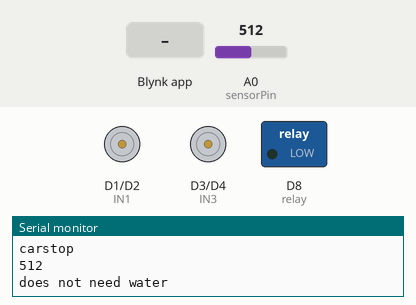
This sketch was run on a simulated ESP8266 (NodeMCU). On the bench: motor-driver pin pairs drawn as motors (green arrow = first pin HIGH = forward, orange = second pin HIGH = backward, longer = more drive, scaled by the enable pin), switched loads named in the sketch (green lamp = pin HIGH), the last lines printed to the serial monitor. Inputs (shaded band) come from the test bench; at power-on: A0 (sensorPin) = 512. WiFi joins after 1.5 s; servers stay silent unless stated.

Above: at 3.0 s.
3.1 s: Blynk app writes 1 to V0
6.6 s: A0 (sensorPin) set to 31
8.5 s: A0 (sensorPin) set to 27
At 10.5 s:
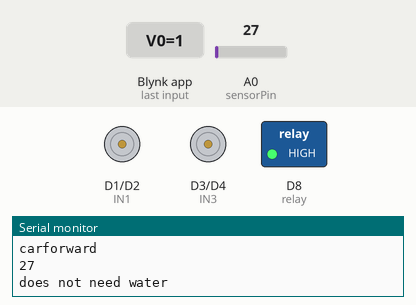
11.0 s: Blynk app writes 0 to V0
14.3 s: Blynk app writes 1 to V1
17.6 s: Blynk app writes 1 to V4
At 20.7 s:
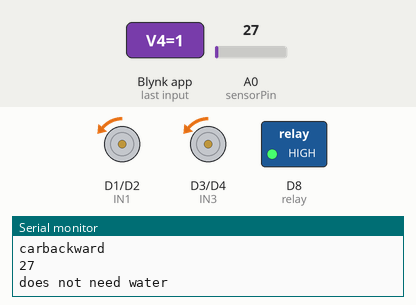
Timing chart, 0 to 21.9 s (numbered marks = the images above; inputs shaded):
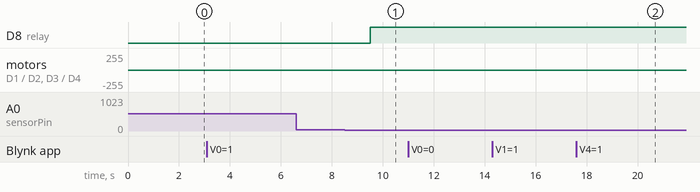

The sketch:

agricuture_car.ino
```cpp
#define BLYNK_TEMPLATE_ID "TMPL3q9sjY808"
#define BLYNK_TEMPLATE_NAME "agricuture robot"
#define BLYNK_AUTH_TOKEN "rfpYDx3MfF48x2kWXP4oz8dS8SfKARU7"

#define BLYNK_PRINT Serial
#include <ESP8266WiFi.h>
#include <BlynkSimpleEsp8266.h>

//Motor PINs
#define ENA               D0
#define IN1               D1
#define IN2               D2
#define IN3               D3
#define IN4               D4
#define ENB               D5
#define relay             D8
#define sensorPin         A0    //IR1 - D7

bool forward = 0;
bool backward = 0;
bool left = 0;
bool right = 0;
int Speed;


int sensorState;
int lastState=0;


char auth[] = "rfpYDx3MfF48x2kWXP4oz8dS8SfKARU7"; //Enter your Blynk application auth token
char ssid[] = "Salil OnePlus"; //Enter your WIFI name
char pass[] = "12345678"; //Enter your WIFI passowrd

// This function creates the timer object. It's part of Blynk library
BlynkTimer timer;

void setup() {
  Serial.begin(9600);
  pinMode(ENA, OUTPUT);
  pinMode(IN1, OUTPUT);
  pinMode(IN2, OUTPUT);
  pinMode(IN3, OUTPUT);
  pinMode(IN4, OUTPUT);
  pinMode(ENB, OUTPUT);
  pinMode(relay,OUTPUT);
  Blynk.begin(auth, ssid, pass);
  pinMode(sensorPin, INPUT);
  pinMode(relay, OUTPUT);
  digitalWrite(relay, HIGH);

}

BLYNK_WRITE(V0) {
  forward = param.asInt();
}

BLYNK_WRITE(V1) {
  backward = param.asInt();
}

BLYNK_WRITE(V2) {
  right = param.asInt();
}

BLYNK_WRITE(V3) {
  left = param.asInt();
}

BLYNK_WRITE(V4) {
  Speed = param.asInt();
}

void smartcar() {
  if (forward == 1) {
    carforward();
    Serial.println("carforward");
  } else if (backward == 1) {
    carbackward();
    Serial.println("carbackward");
  } else if (left == 1) {
    carturnleft();
    Serial.println("carfleft");
  } else if (right == 1) {
    carturnright();
    Serial.println("carright");
  } else if (forward == 0 && backward == 0 && left == 0 && right == 0) {
    carStop();
    Serial.println("carstop");
  }
}

void loop() {
  Blynk.run();
   sensorState = analogRead(sensorPin);
Serial.println(sensorState);

if (sensorState > 1000 && lastState == 0) {
  Serial.println("needs water, send notification");
  lastState = 1;
  delay(1000);
//send notification

  }
  else if (sensorState > 1000 && lastState == 1) {
  Serial.println("has not been watered yet");
  delay(1000);
  }
  else {
    //st
    Serial.println("does not need water");
    Blynk.virtualWrite(V6, sensorState);
    if (sensorState < 30) {
    digitalWrite(relay, HIGH);   // turn on the relay
  } else if (sensorState > 50) {
    digitalWrite(relay, LOW);    // turn off the relay
  }
    lastState = 0;
    delay(1000);
  }

  delay(100);
  timer.run();
  smartcar();
}

void carforward() {
  analogWrite(ENA, Speed);
  analogWrite(ENB, Speed);
  digitalWrite(IN1, HIGH);
  digitalWrite(IN2, LOW);
  digitalWrite(IN3, HIGH);
  digitalWrite(IN4, LOW);
}
void carbackward() {
  analogWrite(ENA, Speed);
  analogWrite(ENB, Speed);
  digitalWrite(IN1, LOW);
  digitalWrite(IN2, HIGH);
  digitalWrite(IN3, LOW);
  digitalWrite(IN4, HIGH);
}
void carturnleft() {
  analogWrite(ENA, Speed);
  analogWrite(ENB, Speed);
  digitalWrite(IN1, HIGH);
  digitalWrite(IN2, LOW);
  digitalWrite(IN3, LOW);
  digitalWrite(IN4, HIGH);
}
void carturnright() {
  analogWrite(ENA, Speed);
  analogWrite(ENB, Speed);
  digitalWrite(IN1, LOW);
  digitalWrite(IN2, HIGH);
  digitalWrite(IN3, HIGH);
  digitalWrite(IN4, LOW);
}
void carStop() {
  digitalWrite(IN1, LOW);
  digitalWrite(IN2, LOW);
  digitalWrite(IN3, LOW);
  digitalWrite(IN4, LOW);
}
```

Measured:
- the behaviour switches between 30 and 29 on A0 (sensorPin) (found by bisection; images 0 and 1)
- after the input at 8.5 s, D8 (relay): LOW → HIGH after 1.0 s
- after the input at 17.6 s, motor on D1 (IN1) / D2 (IN2), motor on D3 (IN3) / D4 (IN4): stopped → backward 1/255 after 1.8 s
